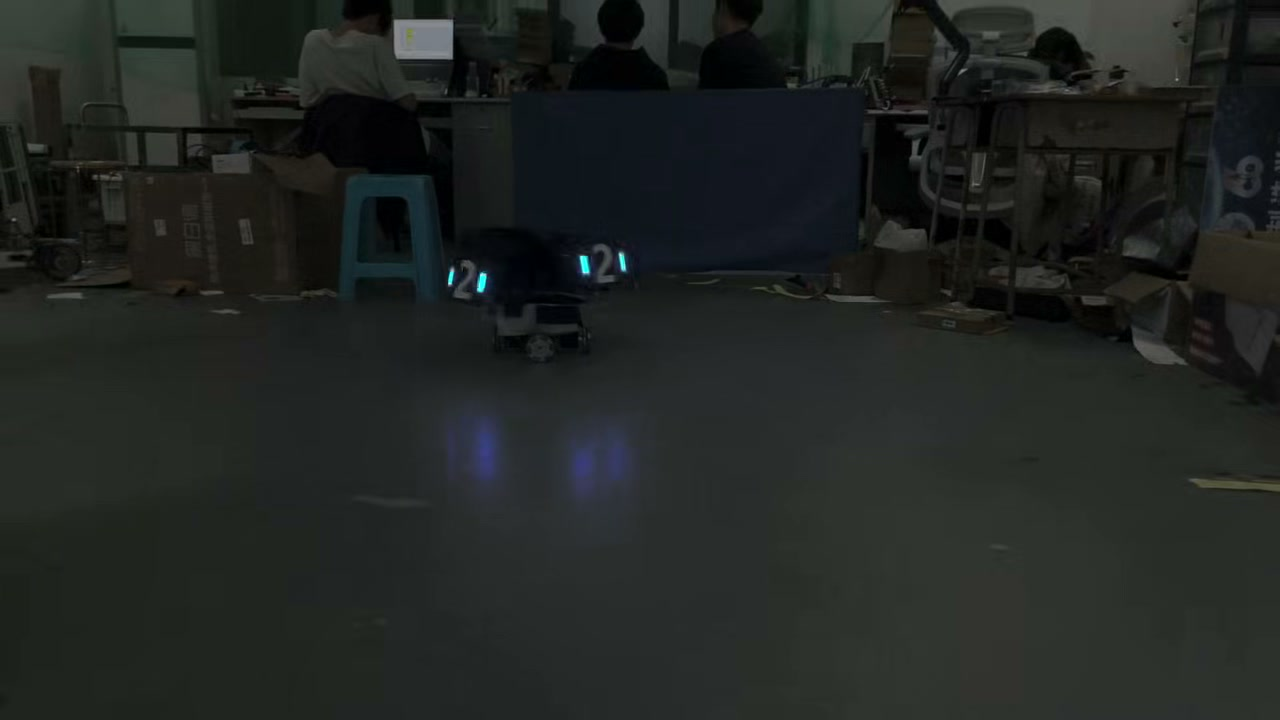
//> input picture images1.jpg, 1280 x 720 px
$ ./main   (built with g++ and OpenCV 4)
//> lines starting //> are read from the running program, lines starting //| are printed output that depends on the picture; after the words box and inside, x2 and y2 are one past the last pixel; in counts of white or black regions, pixels touching at a corner belong together
#include <iostream>
#include <vector>
#include <string>
#include <opencv2/opencv.hpp>

using namespace std;
using namespace cv;

int main() {
    vector<string> img_names = {"images1.jpg", "images2.jpg", "images3.jpg"};

    for (int idx = 0; idx < img_names.size(); idx++) {
        cout << "正在处理: " << img_names[idx] << endl;
        Mat src_full = imread(img_names[idx]);
//> src_full is the input picture: 720 rows x 1280 cols, CV_8UC3; mean B, G, R 34.5, 37.1, 33.1
        if (src_full.empty()) continue;

        string prefix = to_string(idx + 1);
        //我真没招了，下面反光直接剪掉吧
        Rect crop_rect(0, 0, src_full.cols, src_full.rows * 0.80);
        Mat src = src_full(crop_rect).clone();
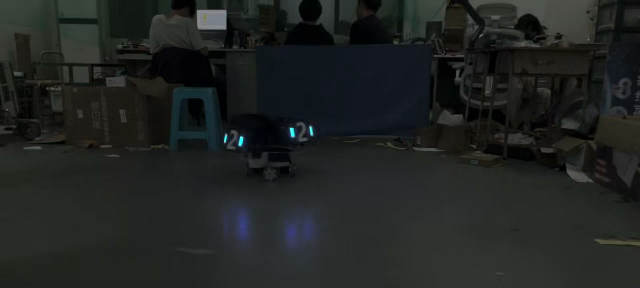
//> src: 576 rows x 1280 cols, CV_8UC3 (shown at 1/2 size); mean B, G, R 33.4, 35.5, 31.6

        Mat hsv, mask;
        cvtColor(src, hsv, COLOR_BGR2HSV);
//> hsv: 576 rows x 1280 cols, CV_8UC3; mean H, S, V 66.2, 55.6, 36.9

        //老大，这调成青的比赛真没问题吗
        inRange(hsv, Scalar(35, 80, 150), Scalar(100, 255, 255), mask);
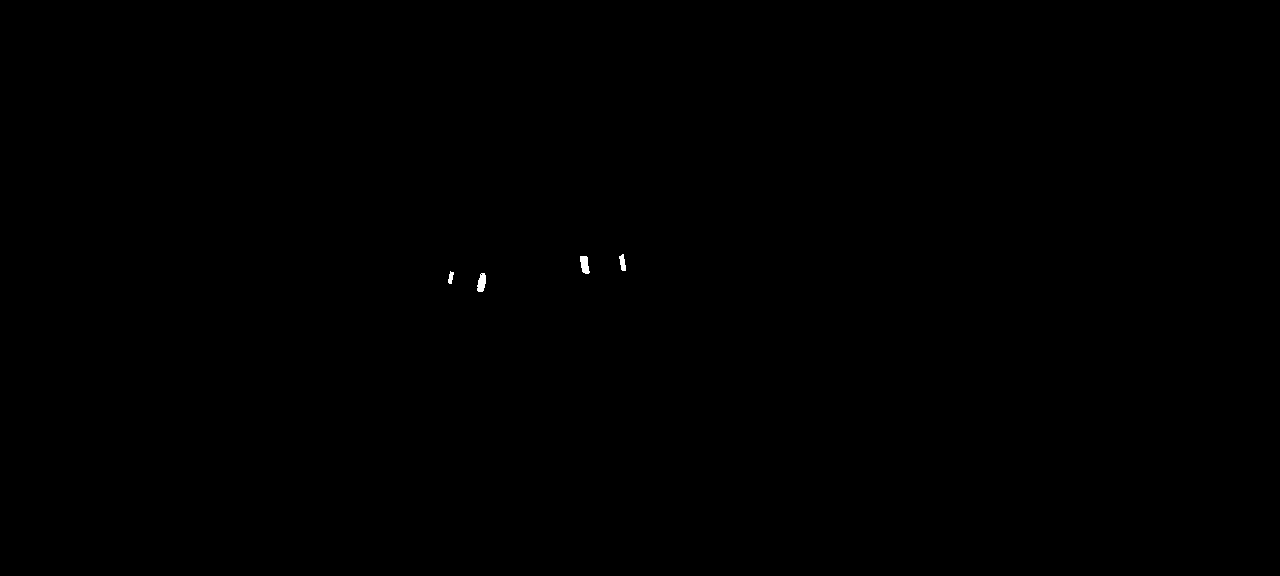
//> mask: 576 rows x 1280 cols, CV_8UC1; 0.05% white; 4 white regions, box (x1, y1, x2, y2) and area: (580, 256, 590, 274) 131, (477, 273, 486, 292) 128, (619, 254, 626, 271) 79, (448, 271, 454, 284) 50

        Mat kernel_horiz = getStructuringElement(MORPH_RECT, Size(3, 1));
        morphologyEx(mask, mask, MORPH_OPEN, kernel_horiz);
//> mask: 576 rows x 1280 cols, CV_8UC1; 0.05% white; 4 white regions, box (x1, y1, x2, y2) and area: (580, 256, 590, 274) 131, (477, 273, 486, 292) 127, (619, 255, 626, 271) 77, (448, 272, 454, 284) 49

        Mat kernel_vert = getStructuringElement(MORPH_RECT, Size(1, 5));
        morphologyEx(mask, mask, MORPH_CLOSE, kernel_vert);
//> mask: 576 rows x 1280 cols, CV_8UC1; 0.05% white; 4 white regions

        imwrite(prefix + "_02_binary.jpg", mask);

        vector<vector<Point>> contours;
        findContours(mask, contours, RETR_EXTERNAL, CHAIN_APPROX_SIMPLE);
//> contours = 4 contours; box (x1, y1, x2, y2) and area: (580, 256, 590, 274) 108, (477, 273, 486, 292) 106, (619, 255, 626, 271) 58, (448, 272, 454, 284) 34

        vector<RotatedRect> lightBars;
        Mat debug_candidates = src.clone();

        for (auto& cnt : contours) {
            double area = contourArea(cnt);
            if (area < 15 || area > 2000) continue;

            RotatedRect rect = minAreaRect(cnt);
            float w = rect.size.width;
            float h = rect.size.height;
            if (w == 0 || h == 0) continue;

            float ratio = max(w, h) / min(w, h);
            if (ratio < 1.5 || ratio > 20.0) continue;

            lightBars.push_back(rect);

            Point2f pts[4];
            rect.points(pts);
            for (int i = 0; i < 4; i++) {
                line(debug_candidates, pts[i], pts[(i + 1) % 4], Scalar(0, 255, 0), 2);
            }
        }
//> this loop made 4 passes
//> (area, rect, w, h, ratio) on passes 1 to 4: (106.5, centre (481.4, 282.1), size (18.8, 7.5), angle -78.7, 18.83, 7.45, 2.53), (34.5, centre (450.3, 277.4), size (11.6, 3.9), angle -78.7, 11.57, 3.92, 2.95), (108, centre (584.3, 264.5), size (7.5, 18), angle -8.1, 7.5, 17.96, 2.4), (58, centre (622.2, 262.6), size (4.8, 15.5), angle -9.5, 4.77, 15.45, 3.24)
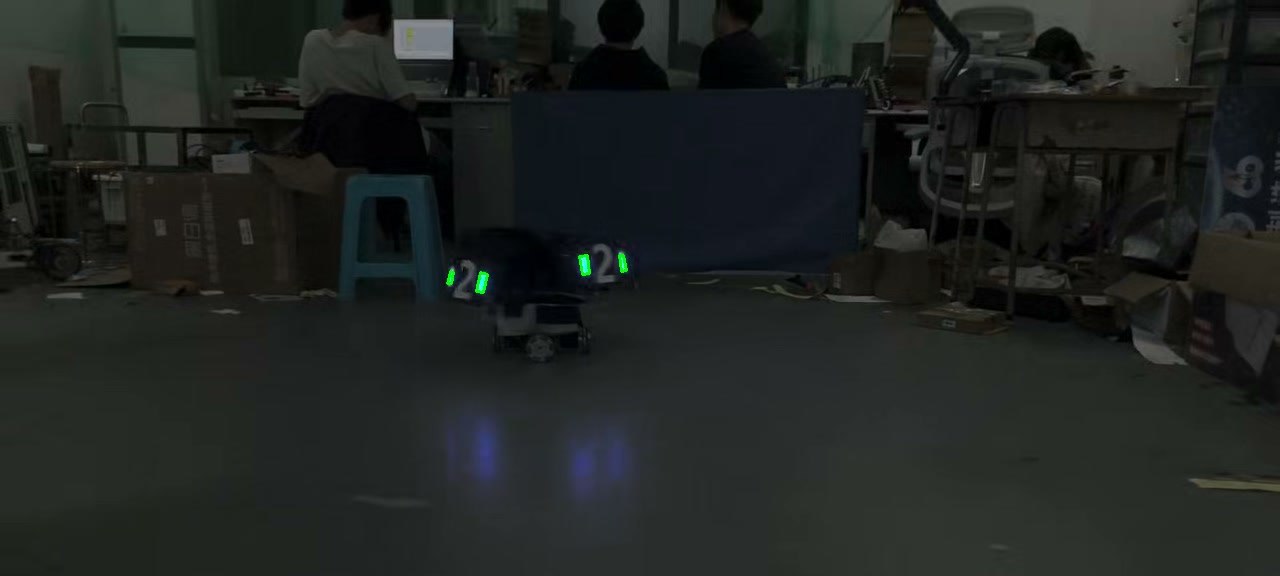
//> debug_candidates: 576 rows x 1280 cols, CV_8UC3; 0.07% of pixels changed, all inside (x1, y1, x2, y2) = (446, 254, 628, 294)

        imwrite(prefix + "_03_candidates.jpg", debug_candidates);

        vector<RotatedRect> armors;
        Mat debug_armors = src.clone();

        for (size_t i = 0; i < lightBars.size(); i++) {
            for (size_t j = i + 1; j < lightBars.size(); j++) {
                float h1 = max(lightBars[i].size.width, lightBars[i].size.height);
                float h2 = max(lightBars[j].size.width, lightBars[j].size.height);
                float avgLen = (h1 + h2) / 2.0;

                if (abs(h1 - h2) / max(h1, h2) > 0.5) continue;

                Point2f c1 = lightBars[i].center;
                Point2f c2 = lightBars[j].center;

                if (abs(c1.y - c2.y) > avgLen * 0.8) continue;

                float distance = norm(c1 - c2);
                if (distance < avgLen * 1.0 || distance > avgLen * 5.0) continue;

                Point2f center = (c1 + c2) / 2.0;
                RotatedRect armor(center, Size2f(distance, avgLen), (lightBars[i].angle + lightBars[j].angle) / 2.0);
                armors.push_back(armor);

                Point2f pts[4];
                armor.points(pts);
                for (int k = 0; k < 4; k++) {
                    line(debug_armors, pts[k], pts[(k + 1) % 4], Scalar(0, 0, 255), 2);
                }
            }
        }
//> this loop made 4 passes
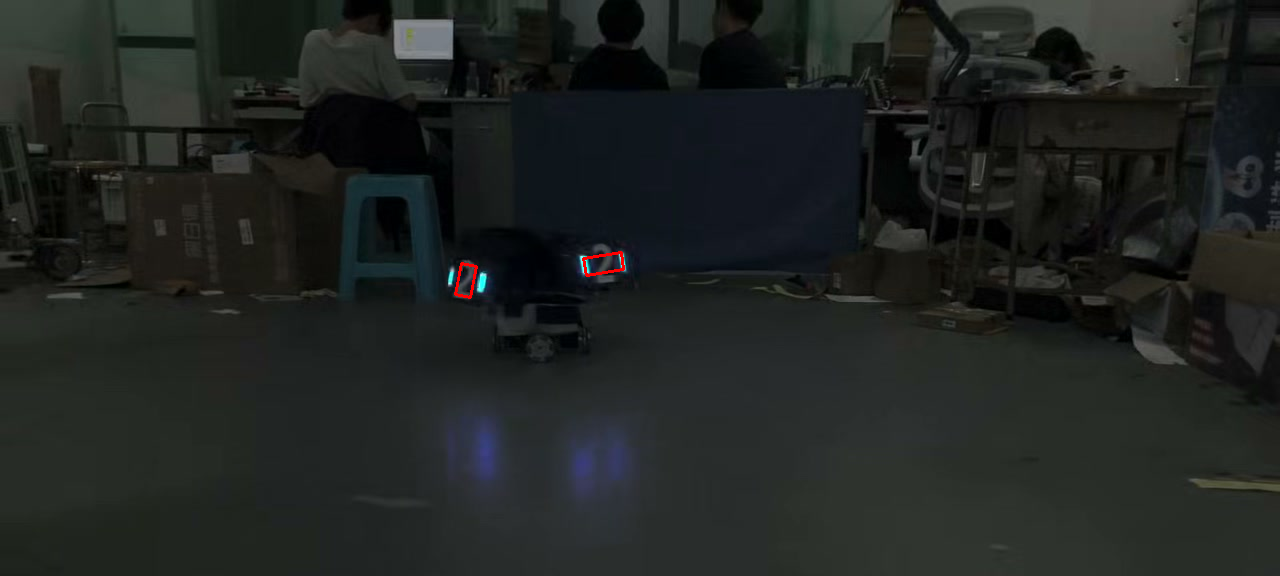
//> debug_armors: 576 rows x 1280 cols, CV_8UC3; 0.08% of pixels changed, all inside (x1, y1, x2, y2) = (454, 251, 625, 299)
//> after the loop, armors = 2 RotatedRects (x, y, width, height, angle): [465.9, 279.7, 31.41, 15.2, -78.69], [603.2, 263.6, 37.95, 16.71, -8.8]

        imwrite(prefix + "_04_paired.jpg", debug_armors);
        imwrite(prefix + "_01_original.jpg", src);

        cout << "-> 图片 " << prefix << " 处理完毕。找到 " << lightBars.size() << " 个灯条，配对出 " << armors.size() << " 个装甲板。" << endl;
//| -> 图片 1 处理完毕。找到 4 个灯条，配对出 2 个装甲板。
    }
//> pass 2 of the loop `for (int idx = 0; idx < img_names.size(); idx++)`:
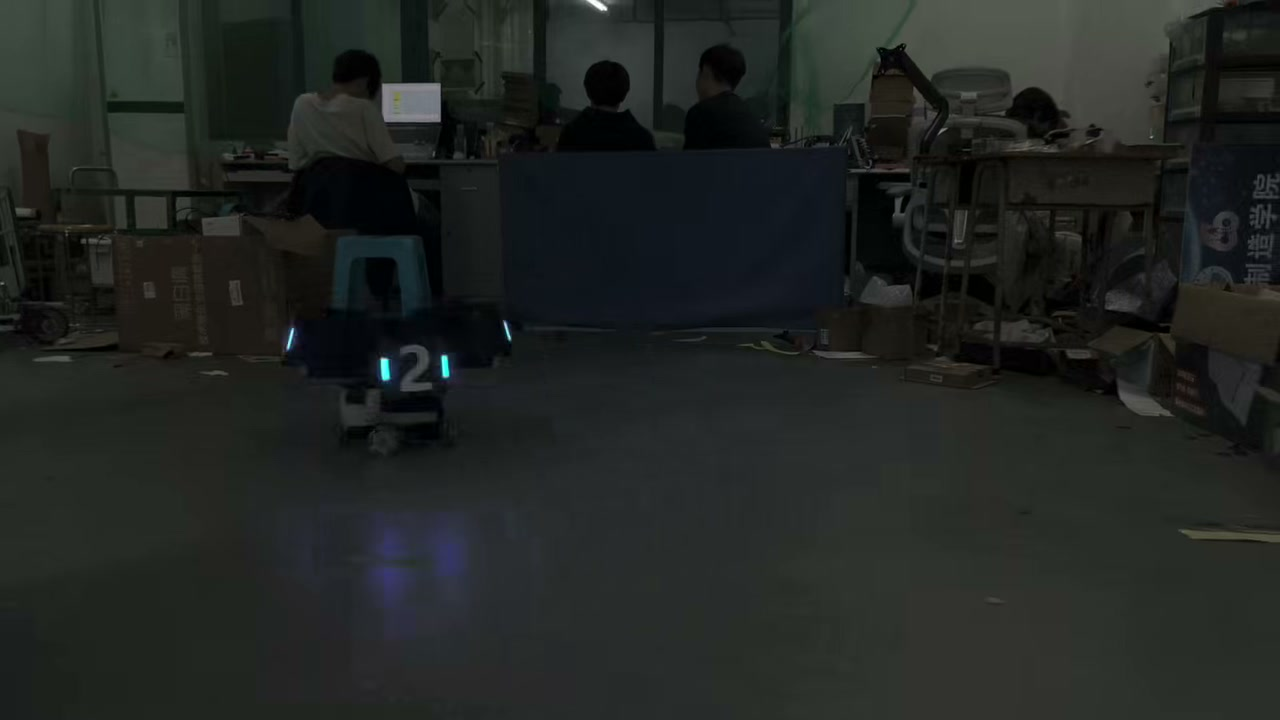
//> input picture images2.jpg, 1280 x 720 px
//> src_full is the input picture: 720 rows x 1280 cols, CV_8UC3; mean B, G, R 35, 37.5, 33.6
//> `inRange(hsv, Scalar(35, 80, 150), Scalar(100, 255, 255), mask);`:
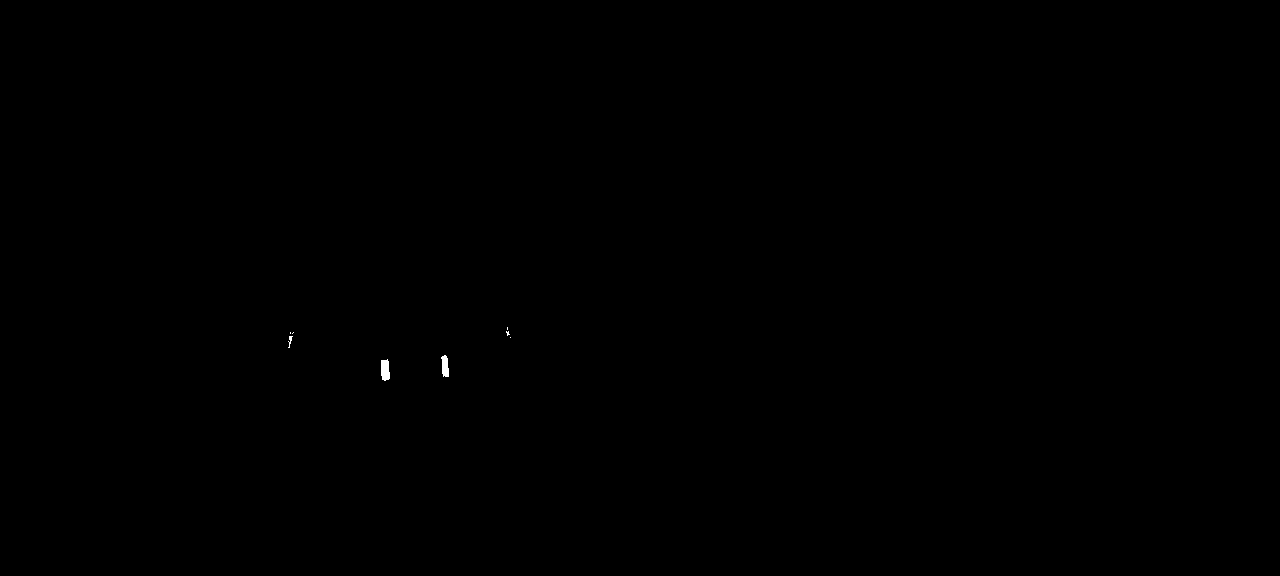
//> mask: 576 rows x 1280 cols, CV_8UC1; 0.05% white; 8 white regions (5 under 20 px), largest, box (x1, y1, x2, y2) and area: (381, 359, 390, 381) 165, (441, 355, 449, 377) 133, (288, 336, 293, 348) 26
//> contours = 4 contours, 2 with area under 20; largest, box (x1, y1, x2, y2) and area: (381, 360, 390, 380) 136, (441, 356, 449, 377) 105
//> the loop `for (auto& cnt : contours)` made 4 passes
//> (area, rect, w, h, ratio) on passes 1 to 2: (136, centre (385, 369.5), size (19, 8), angle -90, 19, 8, 2.38), (105, centre (444.7, 366), size (6.3, 20.4), angle -3.8, 6.32, 20.35, 3.22)
//> the loop `for (size_t i = 0; i < lightBars.size(); i++)` made 2 passes
//> after the loop `for (size_t i = 0; i < lightBars.size(); i++)`:
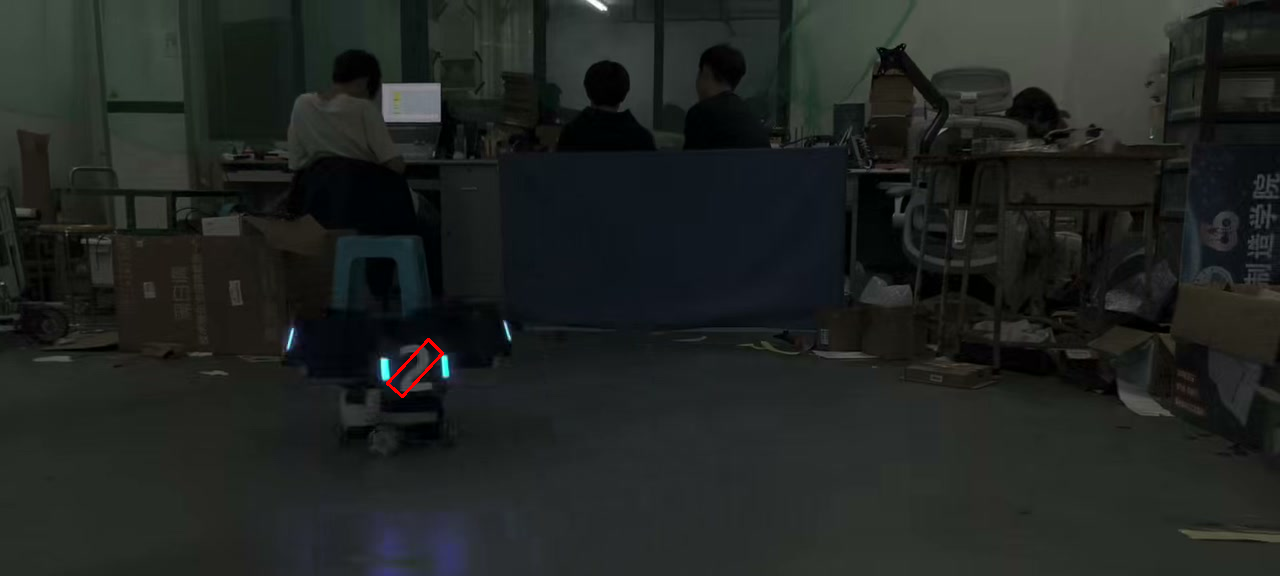
//> debug_armors: 576 rows x 1280 cols, CV_8UC3; mean B, G, R 33.6, 35.9, 32.2
//> after the loop `for (size_t i = 0; i < lightBars.size(); i++)`: armors = 1 RotatedRect (x, y, width, height, angle): [414.9, 367.8, 59.8, 19.68, -46.91]
//| -> 图片 2 处理完毕。找到 2 个灯条，配对出 1 个装甲板。
//> pass 3 of the loop `for (int idx = 0; idx < img_names.size(); idx++)`:
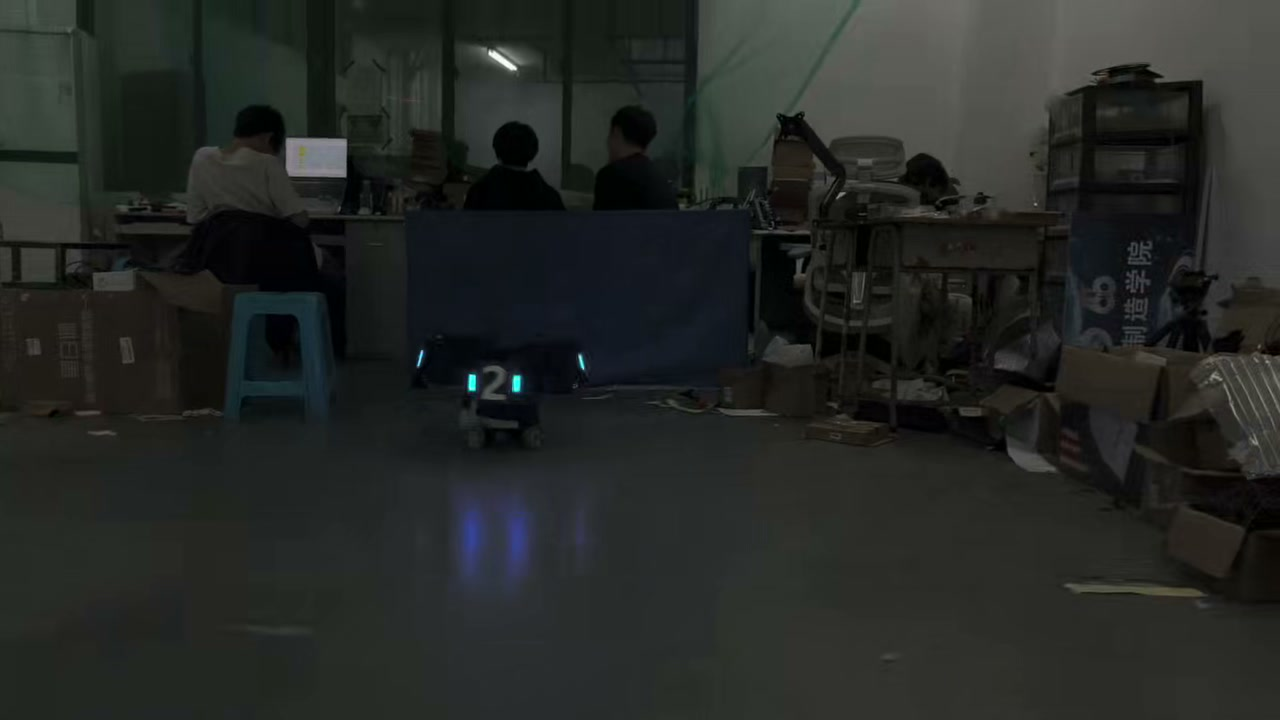
//> input picture images3.jpg, 1280 x 720 px
//> src_full is the input picture: 720 rows x 1280 cols, CV_8UC3; mean B, G, R 37.6, 40.4, 37.3
//> `inRange(hsv, Scalar(35, 80, 150), Scalar(100, 255, 255), mask);`:
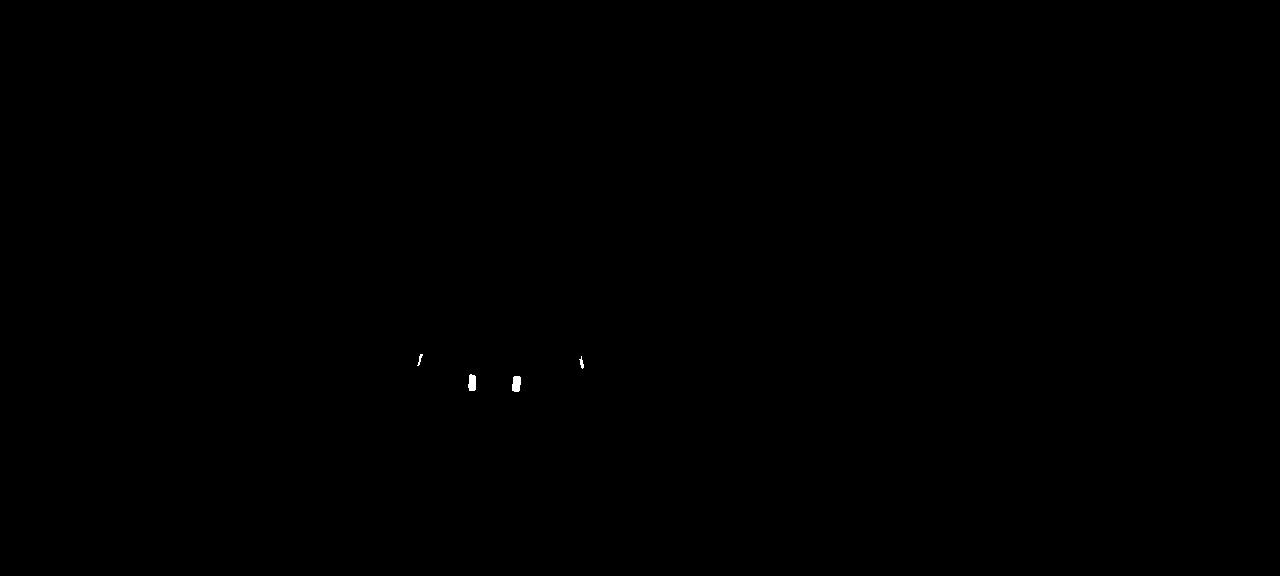
//> mask: 576 rows x 1280 cols, CV_8UC1; 0.04% white; 4 white regions, box (x1, y1, x2, y2) and area: (512, 376, 521, 392) 124, (468, 374, 476, 391) 116, (579, 356, 584, 369) 32, (417, 354, 423, 366) 28
//> contours = 4 contours, 2 with area under 20; largest, box (x1, y1, x2, y2) and area: (512, 376, 521, 392) 103, (468, 375, 476, 391) 93
//> the loop `for (auto& cnt : contours)` made 4 passes
//> (area, rect, w, h, ratio) on passes 1 to 2: (103, centre (516, 383.5), size (15, 8), angle -90, 15, 8, 1.88), (93, centre (471.5, 382.5), size (15, 7), angle -90, 15, 7, 2.14)
//> the loop `for (size_t i = 0; i < lightBars.size(); i++)` made 3 passes
//> after the loop `for (size_t i = 0; i < lightBars.size(); i++)`:
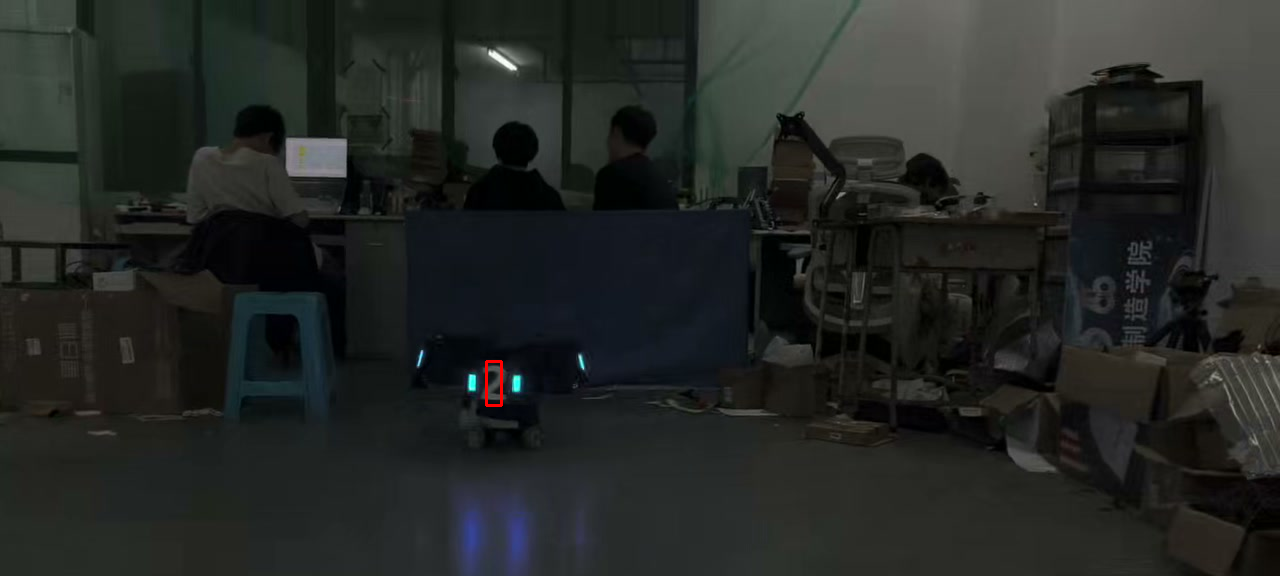
//> debug_armors: 576 rows x 1280 cols, CV_8UC3; mean B, G, R 36.9, 39.5, 36.4
//> after the loop `for (size_t i = 0; i < lightBars.size(); i++)`: armors = 1 RotatedRect (x, y, width, height, angle): [493.8, 383, 44.51, 15, -90]
//| -> 图片 3 处理完毕。找到 3 个灯条，配对出 1 个装甲板。
    return 0;
}
